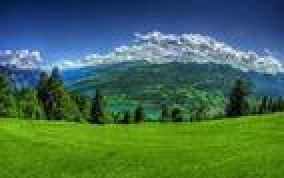
#> input picture sliki/image1.jpeg, 142 x 89 px (shown 2 times larger)
$ python momentNaBoi.py
#> lines starting #> are read from the running program, lines starting #| are printed output that depends on the picture; long printed decimals are rounded
import cv2
import numpy as np


def calculate_moments(image):
    # Convert image to grayscale manually
    gray = cv2.split(image)[0]  # Take only one channel (assuming it's grayscale)

    # Calculate moments
    moments = cv2.moments(gray)

    # Calculate centroid
    if moments["m00"] != 0:
        centroid_x = int(moments["m10"] / moments["m00"])
        centroid_y = int(moments["m01"] / moments["m00"])
    else:
        centroid_x, centroid_y = 0, 0

    # Calculate area
    area = moments["m00"]

    # Calculate orientation
    orientation = 0.5 * np.arctan2(2 * moments["mu11"], moments["mu20"] - moments["mu02"])

    return centroid_x, centroid_y, area, orientation


def draw_difference(image1, image2):
    # Calculate moments for both images
    centroid_x1, centroid_y1, area1, orientation1 = calculate_moments(image1)
    centroid_x2, centroid_y2, area2, orientation2 = calculate_moments(image2)

    # Display results
    print("Image 1:")
    print("Centroid (x, y):", centroid_x1, centroid_y1)
    print("Area:", area1)
    print("Orientation:", np.degrees(orientation1))
    print()
    print("Image 2:")
    print("Centroid (x, y):", centroid_x2, centroid_y2)
    print("Area:", area2)
    print("Orientation:", np.degrees(orientation2))
    print()
    print("Difference:")
    print("Centroid difference (x, y):", centroid_x1 - centroid_x2, centroid_y1 - centroid_y2)
    print("Area difference:", area1 - area2)
    print("Orientation difference:", np.degrees(orientation1) - np.degrees(orientation2))


if __name__ == "__main__":
    # Load images
    image1 = cv2.imread('sliki/image1.jpeg', cv2.IMREAD_GRAYSCALE)
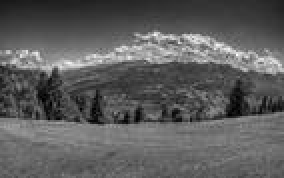
#> image1: shape (89, 142) (shown 2 times larger); min 0, max 255, mean 93.2
    image2 = cv2.imread('sliki/image2.jpeg', cv2.IMREAD_GRAYSCALE)
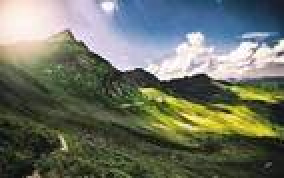
#> input picture sliki/image2.jpeg, 142 x 89 px (shown 2 times larger)
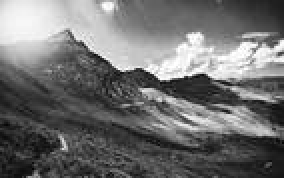
#> image2: shape (89, 142) (shown 2 times larger); min 2, max 255, mean 111.7

    # Ensure images have the same dimensions
    image1 = cv2.resize(image1, (image2.shape[1], image2.shape[0]))

    # Draw difference between moments
    draw_difference(image1, image2)
#> in calculate_moments, `moments = cv2.moments(gray)`: moments = moments, m00 1177758, centre m10/m00, m01/m00 = (71.22, 46.3)
#> in calculate_moments, `centroid_x = int(moments["m10"] / moments["m00"])`: centroid_x = 71
#> in calculate_moments, `centroid_y = int(moments["m01"] / moments["m00"])`: centroid_y = 46
#> in calculate_moments, `area = moments["m00"]`: area = 1177758
#> in calculate_moments, `orientation = 0.5 * np.arctan2(2 * moments["mu11"], moments["mu20"] - ..`: orientation = -0.0233
#> in draw_difference, `centroid_x1, centroid_y1, area1, orientation1 = calculate_moments(imag..`: centroid_x1 = 71; centroid_y1 = 46; area1 = 1177758; orientation1 = -0.0233
#> in draw_difference, `centroid_x2, centroid_y2, area2, orientation2 = calculate_moments(imag..`: centroid_x2 = 69; centroid_y2 = 35; area2 = 1411077; orientation2 = 0.156
#| Centroid (x, y): 71 46
#| Area: 1177758.0
#| Orientation: -1.337
#| Centroid (x, y): 69 35
#| Area: 1411077.0
#| Orientation: 8.934
#| Centroid difference (x, y): 2 11
#| Area difference: -233319.0
#| Orientation difference: -10.271
